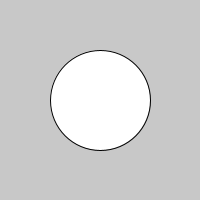
Frame 1 (no input)
Frame 60 (the mouse pressed at the canvas centre just before this capture): identical to frame 1, image omitted
Frame 120 (the mouse held since frame 60 and released just before this capture): identical to frame 1, image omitted

The Processing sketch that drew this single still picture (run headless with seeded random() and noise(); from frame 60 on, the mouse is pressed at the canvas centre):

// Processing sketch: Aufgabe_2_1_b
// ── Aufgabe_2_1_b.pde
void setup() {
  size(200, 200);
  background(200);
  ellipse(100, 100, 100, 100);
}

void draw() {
}

void mousePressed() {
  background(200);
}
